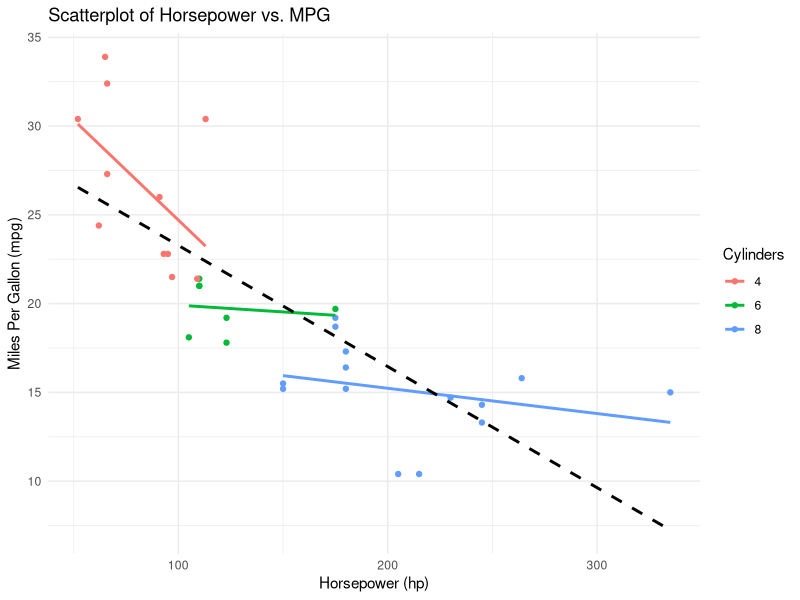
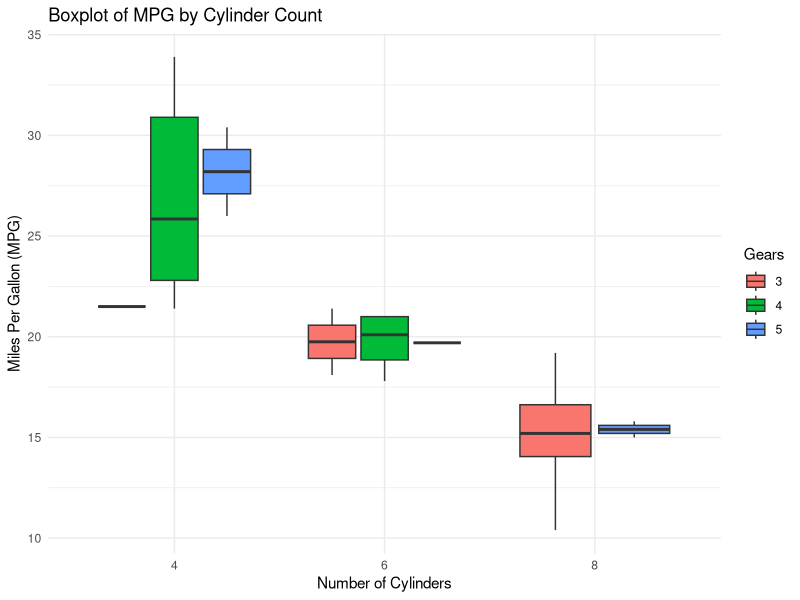

R code for these plots, in order:
## ---- chunk 1
fibonacci_recursive <- function(n, f1 = 1, f2 = 1) {
  if (n == 1) {
    return(c(f1))
  } else if (n == 2) {
    return(c(f1, f2))
  }

  prev_terms <- fibonacci_recursive(n - 1, f1, f2)
  last_two_terms <- prev_terms[(length(prev_terms) - 1):length(prev_terms)]

  return(c(prev_terms, sum(last_two_terms)))
}
## ---- chunk 2
fibonacci_explicit <- function(n, f1 = 1, f2 = 1) {
  if (n == 1) {
    return(f1)
  } else if (n == 2) {
    return(f2)
  }

  phi <- (1 + sqrt(5)) / 2
  term1 <- ((f2 - f1 / 2)
            * (phi ** (n - 1) - (1 - phi) ** (n - 1))
            / (2 * phi - 1))
  term2 <- f1 / 2 * (phi ** (n - 1) + (1 - phi) ** (n - 1))
  return(term1 + term2)
}
## ---- chunk 3
# i) n = 5, F_1 = 1, F_2 = 2
cat("Recursive: ", fibonacci_recursive(5, 1, 2), "\n")
cat("Explicit:  ", fibonacci_explicit(5, 1, 2), "\n\n")

# ii) n = 10, F_1 = 20, F_2 = -12
cat("Recursive: ", fibonacci_recursive(10, 20, -12), "\n")
cat("Explicit:  ", fibonacci_explicit(10, 20, -12), "\n\n")

# iii) n = 25 with default F_1, F_2
cat("Recursive: ", fibonacci_recursive(25), "\n")
cat("Explicit:  ", fibonacci_explicit(25), "\n\n")

# iv) n = 30, F_1 = -1 with unspecified F_2 (default F_2 = 1)
cat("Recursive: ", fibonacci_recursive(30, -1), "\n")
cat("Explicit:  ", fibonacci_explicit(30, -1), "\n")
## ---- chunk 4
# Test with n = 20
n <- 20

# This one runs slower
system.time({
  for (i in 1:5000) {
    fibonacci_recursive(n)
  }
})

# This one runs faster
system.time({
  for (i in 1:5000) {
    fibonacci_explicit(n)
  }
})
## ---- chunk 5
# Load necessary libraries
library(ggplot2)

# Load the built-in mtcars dataset
data(mtcars)

ggplot(mtcars, aes(x = hp, y = mpg, color = as.factor(cyl))) +
  # scatterplot points
  geom_point() +
  # best line of fit by cylinder group
  geom_smooth(method = "lm", aes(group = cyl), se = FALSE) +
  # overall best line of fit
  geom_smooth(method = "lm", color = "black", se = FALSE, linetype = "dashed") +
  labs(
    title = "Scatterplot of Horsepower vs. MPG",
    x = "Horsepower (hp)",
    y = "Miles Per Gallon (mpg)",
    color = "Cylinders"
  ) +
  theme_minimal()
## ---- chunk 6
ggplot(mtcars, aes(x = as.factor(cyl), y = mpg, fill = as.factor(gear))) +
  geom_boxplot() +
  labs(
    title = "Boxplot of MPG by Cylinder Count",
    x = "Number of Cylinders",
    y = "Miles Per Gallon (MPG)",
    fill = "Gears"
  ) +
  theme_minimal()
